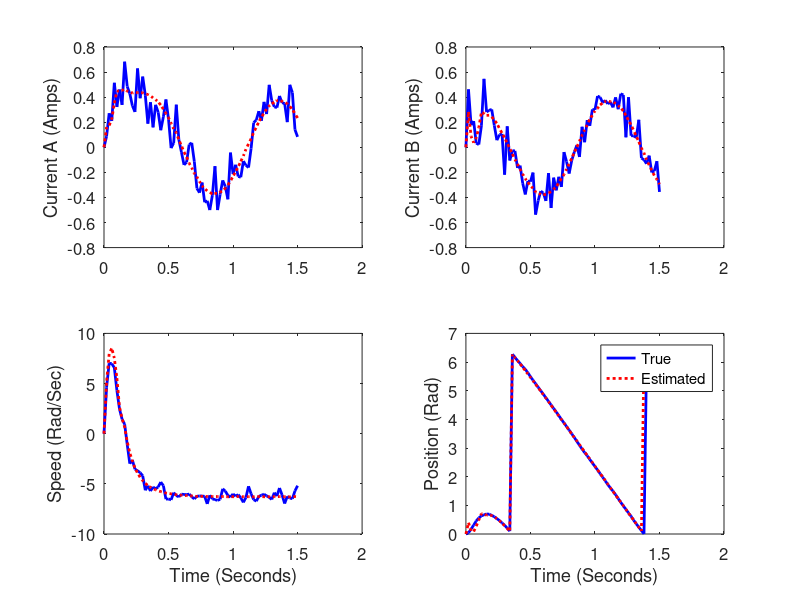
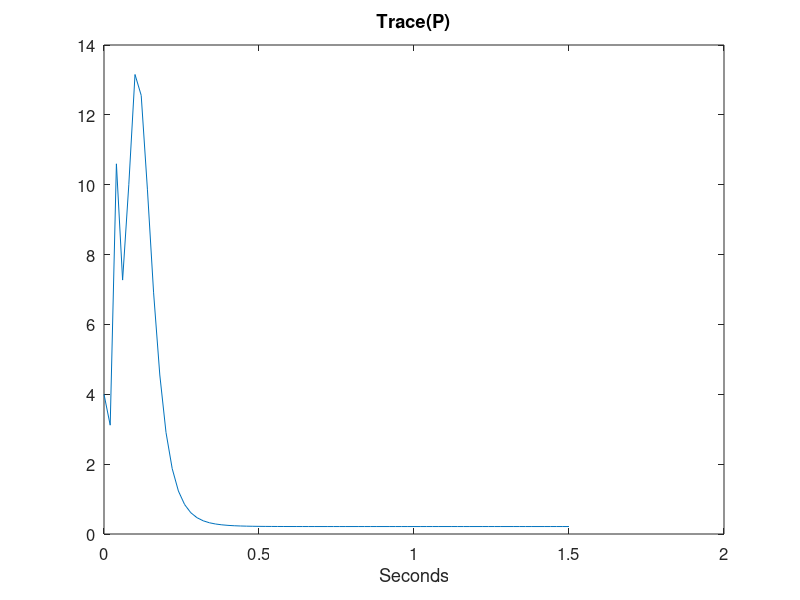

MATLAB code to generate these figures, in order:
function MotorKalman

% Optimal State Estimation, by Dan Simon
% Corrected June 18, 2012, and November 10, 2013, thanks to Jean-Michel Papy
%
% Continuous time extended Kalman filter simulation for two-phase step motor.
% Estimate the stator currents, and the rotor position and velocity, on the
% basis of noisy measurements of the stator currents.

Ra = 1.9; % Winding resistance
L = 0.003; % Winding inductance
lambda = 0.1; % Motor constant
J = 0.00018; % Moment of inertia
B = 0.001; % Coefficient of viscous friction

ControlNoise = 0.01; % std dev of uncertainty in control inputs
MeasNoise = 0.1; % standard deviation of measurement noise
R = [MeasNoise^2 0; 0 MeasNoise^2]; % Measurement noise covariance
xdotNoise = [ControlNoise/L ControlNoise/L 0.5 0];
Q = [xdotNoise(1)^2 0 0 0; 0 xdotNoise(2)^2 0 0; 0 0 xdotNoise(3)^2 0; 0 0 0 xdotNoise(4)^2]; % Process noise covariance
P = 1*eye(4); % Initial state estimation covariance

dt = 0.0005; % Integration step size
tf = 1.5; % Simulation length

x = [0; 0; 0; 0]; % Initial state
xhat = x; % State estimate
w = 2 * pi; % Control input frequency

dtPlot = 0.01; % How often to plot results
tPlot = -inf;

% Initialize arrays for plotting at the end of the program
xArray = [];
xhatArray = [];
trPArray = [];
tArray = [];

% Begin simulation loop
for t = 0 : dt : tf
    if t >= tPlot + dtPlot
        % Save data for plotting
        tPlot = t + dtPlot - eps;
        xArray = [xArray x];
        xhatArray = [xhatArray xhat];
        trPArray = [trPArray trace(P)];
        tArray = [tArray t];
    end
    % Nonlinear simulation
    ua0 = sin(w*t);
    ub0 = cos(w*t);
    xdot = [-Ra/L*x(1) + x(3)*lambda/L*sin(x(4)) + ua0/L;
        -Ra/L*x(2) - x(3)*lambda/L*cos(x(4)) + ub0/L;
        -3/2*lambda/J*x(1)*sin(x(4)) + 3/2*lambda/J*x(2)*cos(x(4)) - B/J*x(3);
        x(3)];
    x = x + xdot * dt + [xdotNoise(1)*randn; xdotNoise(2)*randn; xdotNoise(3)*randn; xdotNoise(4)*randn] * sqrt(dt);
    x(4) = mod(x(4), 2*pi);
    % Kalman filter
    F = [-Ra/L 0 lambda/L*sin(xhat(4)) xhat(3)*lambda/L*cos(xhat(4));
        0 -Ra/L -lambda/L*cos(xhat(4)) xhat(3)*lambda/L*sin(xhat(4));
        -3/2*lambda/J*sin(xhat(4)) 3/2*lambda/J*cos(xhat(4)) -B/J -3/2*lambda/J*(xhat(1)*cos(xhat(4))+xhat(2)*sin(xhat(4)));
        0 0 1 0];
    H = [1 0 0 0; 0 1 0 0];
    z = H * x + [MeasNoise*randn; MeasNoise*randn] / sqrt(dt);
    xhatdot = [-Ra/L*xhat(1) + xhat(3)*lambda/L*sin(xhat(4)) + ua0/L;
        -Ra/L*xhat(2) - xhat(3)*lambda/L*cos(xhat(4)) + ub0/L;
        -3/2*lambda/J*xhat(1)*sin(xhat(4)) + 3/2*lambda/J*xhat(2)*cos(xhat(4)) - B/J*xhat(3);
        xhat(3)];
    K = P * H' / R;
    xhatdot = xhatdot + K * (z - H * xhat);
    xhat = xhat + xhatdot * dt;
    Pdot = F * P + P * F' + Q - P * H' / R * H * P;
    P = P + Pdot * dt;
    xhat(4) = mod(xhat(4), 2*pi);
end

% Plot data.
close all;
figure; set(gcf,'Color','White');

subplot(2,2,1); hold on; box on;
plot(tArray, xArray(1,:), 'b-', 'LineWidth', 2);
plot(tArray, xhatArray(1,:), 'r:', 'LineWidth', 2)
set(gca,'FontSize',12); 
ylabel('Current A (Amps)');

subplot(2,2,2); hold on; box on;
plot(tArray, xArray(2,:), 'b-', 'LineWidth', 2);
plot(tArray, xhatArray(2,:), 'r:', 'LineWidth', 2)
set(gca,'FontSize',12); 
ylabel('Current B (Amps)');

subplot(2,2,3); hold on; box on;
plot(tArray, xArray(3,:), 'b-', 'LineWidth', 2);
plot(tArray, xhatArray(3,:), 'r:', 'LineWidth', 2)
set(gca,'FontSize',12); 
xlabel('Time (Seconds)'); ylabel('Speed (Rad/Sec)');

subplot(2,2,4); hold on; box on;
plot(tArray, xArray(4,:), 'b-', 'LineWidth', 2);
plot(tArray,xhatArray(4,:), 'r:', 'LineWidth', 2)
set(gca,'FontSize',12);
xlabel('Time (Seconds)'); ylabel('Position (Rad)');
legend('True', 'Estimated');

figure;
plot(tArray, trPArray); title('Trace(P)', 'FontSize', 12);
set(gca,'FontSize',12); set(gcf,'Color','White');
xlabel('Seconds');

% Compute the std dev of the estimation errors
N = size(xArray, 2);
N2 = round(N / 2);
xArray = xArray(:,N2:N);
xhatArray = xhatArray(:,N2:N);
iaEstErr = sqrt(norm(xArray(1,:)-xhatArray(1,:))^2 / size(xArray,2));
ibEstErr = sqrt(norm(xArray(2,:)-xhatArray(2,:))^2 / size(xArray,2));
wEstErr = sqrt(norm(xArray(3,:)-xhatArray(3,:))^2 / size(xArray,2));
thetaEstErr = sqrt(norm(xArray(4,:)-xhatArray(4,:))^2 / size(xArray,2));
disp(['Std Dev of Estimation Errors = ',num2str(iaEstErr),', ',num2str(ibEstErr),', ',num2str(wEstErr),', ',num2str(thetaEstErr)]);

% Display the P version of the estimation error standard deviations
disp(['Sqrt(P) = ',num2str(sqrt(P(1,1))),', ',num2str(sqrt(P(2,2))),', ',num2str(sqrt(P(3,3))),', ',num2str(sqrt(P(4,4)))]);

